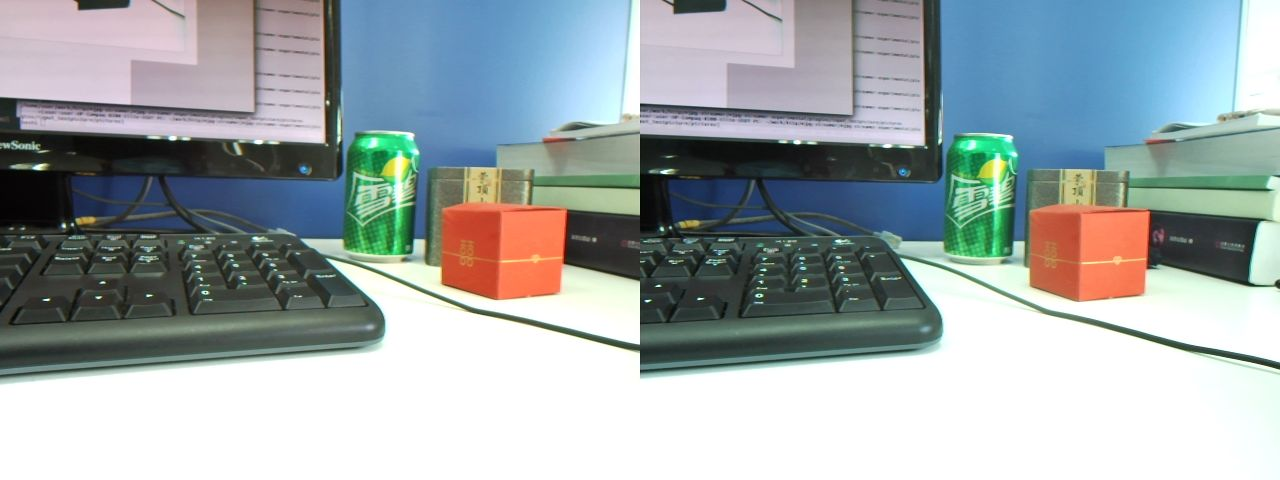
#> input picture development/mjpg-streamer/mjpg-streamer-experimental/plugins/input_testpicture/pictures/1280x480_1.jpg, 1280 x 480 px
$ python convertImage.py ../../../../development/mjpg-streamer/mjpg-streamer-experimental/plugins/input_testpicture/pictures/1280x480_1.jpg
#> lines starting #> are read from the running program, lines starting #| are printed output that depends on the picture
#!/usr/bin/env python3
from time import time
from PIL import Image
import numpy as np
import cv2
import sys
import os
if __name__ == "__main__":
    # reading image
    path = ''
    outpath="./"
    if sys.argv[1]:
        if os.path.isdir(sys.argv[1]):
            dirs = os.listdir(sys.argv[1])
            path = sys.argv[1]
        else:
            dirs = {sys.argv[1]}
    else:
        print("** missing input image")
        exit(-1)

    for lfile in dirs:
        print(lfile)
        image = Image.open(os.path.join(path, lfile))
#> image is the input picture: PIL image 1280x480 RGB; mean R, G, B 158.3, 168.4, 170.3
        image = image.convert('L')
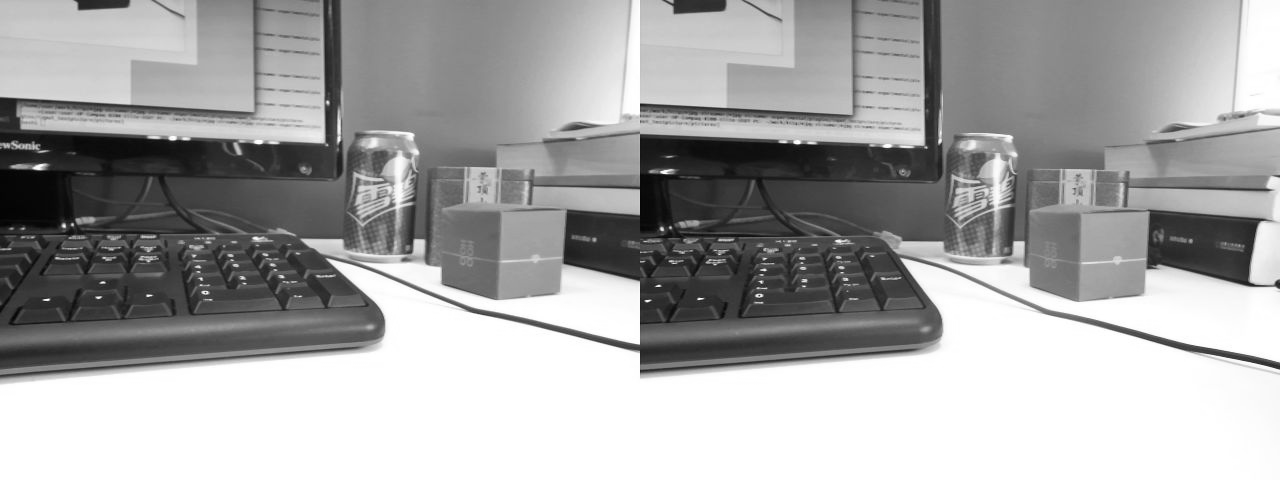
#> image: PIL image 1280x480 L; min 1, max 255, mean 165.6

        print("image size {} {}".format(image.size, image.mode))
#| image size (1280, 480) L

        if 0:
            transformer = resizeNormalize((w, 32))
            image = transformer(image)
            image_c = image.view(1, *image.size())
            image_c = Variable(image_c)
        else:
            imgH = 32
            scale = image.size[1]*1.0 / imgH
#> scale = 15
            w     = image.size[0] / scale
#> w = 85.33
            w     = int(w)
#> w = 85

            if 0:
                # opencv resize
                image = cv2.resize(np.array(image), (w,imgH))
                image = Image.fromarray(image)
            else:
                # PIL resize
                image = image.resize((w,imgH),Image.BILINEAR)
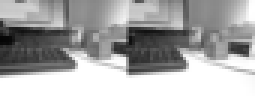
#> image: PIL image 85x32 L (shown 3 times larger); min 5, max 255, mean 165.6
            w,h   = image.size
#> h = 32

            image_np = np.array(image)

        with open("{}/{}.dat".format(outpath, os.path.basename(lfile)), 'wb') as f:
            data = image_np
            data.tofile(f)

$ run again, on development/mjpg-streamer/mjpg-streamer-experimental/plugins/input_testpicture/pictures/160x120_1.jpg
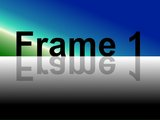
#> input picture development/mjpg-streamer/mjpg-streamer-experimental/plugins/input_testpicture/pictures/160x120_1.jpg, 160 x 120 px
#> image is the input picture: PIL image 160x120 RGB; mean R, G, B 63, 90.1, 114.9
#> `image = image.convert('L')`:
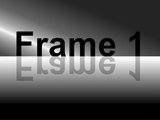
#> image: PIL image 160x120 L; min 0, max 255, mean 84.8
#| image size (160, 120) L
#> `image = image.resize((w,imgH),Image.BILINEAR)`:
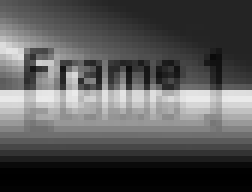
#> image: PIL image 42x32 L (shown 6 times larger); min 0, max 234, mean 84.8
